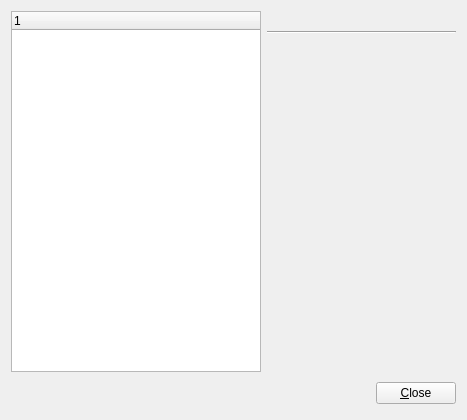
<ui version="4.0" >
 <class>PreferencesDialog</class>
 <widget class="QWidget" name="PreferencesDialog" >
  <property name="geometry" >
   <rect>
    <x>0</x>
    <y>0</y>
    <width>467</width>
    <height>420</height>
   </rect>
  </property>
  <property name="windowTitle" >
   <string>Preferences</string>
  </property>
  <layout class="QGridLayout" >
   <item row="0" column="0" >
    <widget class="QSplitter" name="splitter" >
     <property name="orientation" >
      <enum>Qt::Horizontal</enum>
     </property>
     <property name="childrenCollapsible" >
      <bool>false</bool>
     </property>
     <widget class="QWidget" name="layoutWidget" >
      <layout class="QHBoxLayout" >
       <item>
        <widget class="QTreeWidget" name="categoryList" >
         <property name="sizePolicy" >
          <sizepolicy vsizetype="Expanding" hsizetype="Expanding" >
           <horstretch>1</horstretch>
           <verstretch>0</verstretch>
          </sizepolicy>
         </property>
         <property name="minimumSize" >
          <size>
           <width>150</width>
           <height>0</height>
          </size>
         </property>
         <property name="maximumSize" >
          <size>
           <width>250</width>
           <height>16777215</height>
          </size>
         </property>
         <property name="indentation" >
          <number>15</number>
         </property>
         <property name="rootIsDecorated" >
          <bool>false</bool>
         </property>
         <property name="uniformRowHeights" >
          <bool>true</bool>
         </property>
         <property name="itemsExpandable" >
          <bool>false</bool>
         </property>
         <column>
          <property name="text" >
           <string/>
          </property>
         </column>
        </widget>
       </item>
       <item>
        <layout class="QVBoxLayout" >
         <property name="spacing" >
          <number>6</number>
         </property>
         <property name="leftMargin" >
          <number>0</number>
         </property>
         <property name="topMargin" >
          <number>0</number>
         </property>
         <property name="rightMargin" >
          <number>0</number>
         </property>
         <property name="bottomMargin" >
          <number>0</number>
         </property>
         <item>
          <widget class="QLabel" name="currentLabel" >
           <property name="indent" >
            <number>5</number>
           </property>
          </widget>
         </item>
         <item>
          <widget class="Line" name="line_2" >
           <property name="orientation" >
            <enum>Qt::Horizontal</enum>
           </property>
          </widget>
         </item>
         <item>
          <widget class="QStackedWidget" name="widgetStack" >
           <property name="frameShape" >
            <enum>QFrame::NoFrame</enum>
           </property>
           <property name="frameShadow" >
            <enum>QFrame::Plain</enum>
           </property>
           <property name="currentIndex" >
            <number>2</number>
           </property>
           <widget class="QWidget" name="LookNFeelPage" >
            <widget class="QCheckBox" name="chkHiddenStart" >
             <property name="geometry" >
              <rect>
               <x>10</x>
               <y>30</y>
               <width>251</width>
               <height>24</height>
              </rect>
             </property>
             <property name="sizePolicy" >
              <sizepolicy vsizetype="Fixed" hsizetype="Preferred" >
               <horstretch>0</horstretch>
               <verstretch>0</verstretch>
              </sizepolicy>
             </property>
             <property name="text" >
              <string>Hidden Start</string>
             </property>
            </widget>
           </widget>
           <widget class="QWidget" name="page" />
           <widget class="QWidget" name="page_2" />
          </widget>
         </item>
        </layout>
       </item>
      </layout>
     </widget>
    </widget>
   </item>
   <item row="1" column="0" >
    <layout class="QHBoxLayout" >
     <property name="spacing" >
      <number>6</number>
     </property>
     <property name="leftMargin" >
      <number>0</number>
     </property>
     <property name="topMargin" >
      <number>0</number>
     </property>
     <property name="rightMargin" >
      <number>0</number>
     </property>
     <property name="bottomMargin" >
      <number>0</number>
     </property>
     <item>
      <spacer>
       <property name="orientation" >
        <enum>Qt::Horizontal</enum>
       </property>
       <property name="sizeHint" >
        <size>
         <width>131</width>
         <height>31</height>
        </size>
       </property>
      </spacer>
     </item>
     <item>
      <widget class="QPushButton" name="closeButton" >
       <property name="text" >
        <string>&amp;Close</string>
       </property>
      </widget>
     </item>
    </layout>
   </item>
  </layout>
 </widget>
 <tabstops>
  <tabstop>categoryList</tabstop>
  <tabstop>closeButton</tabstop>
 </tabstops>
 <resources/>
 <connections/>
</ui>
